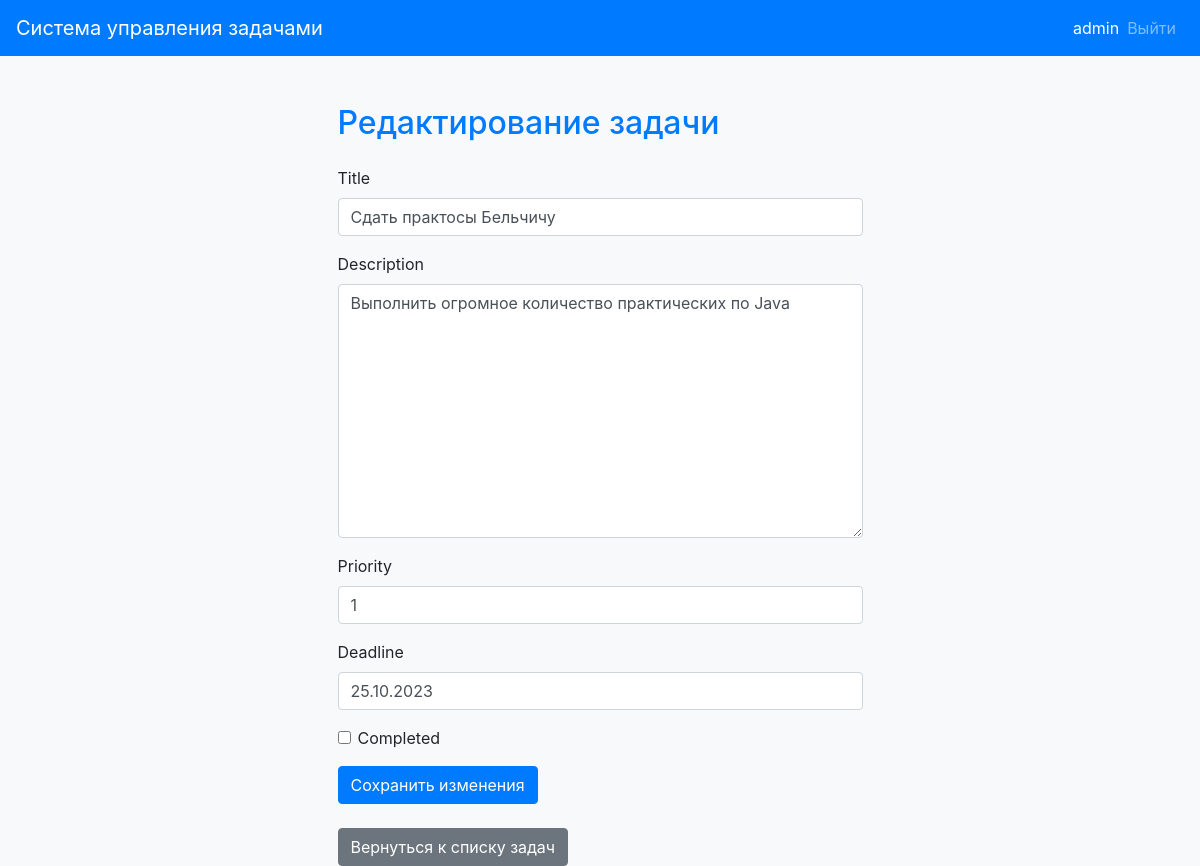
/task/edit/1/ (signed in), run on the app's committed database.
### todos/models.py (models this page shows, shortened)
class Task(models.Model):
    user = models.ForeignKey(User, on_delete=models.CASCADE)
    title = models.CharField(max_length=200)
    description = models.TextField()
    priority = models.IntegerField(default=1)
    deadline = models.DateField()
    completed = models.BooleanField(default=False)

### todos/views.py (the view)
# urls.py: path('task/edit/<int:pk>/', views.task_edit, name='task_edit'),
@login_required
def task_edit(request, pk):
    task = get_object_or_404(Task, pk=pk, user=request.user)
    if request.method == 'POST':
        form = TaskForm(request.POST, instance=task)
        if form.is_valid():
            form.save()
            return redirect('task_list')
    else:
        form = TaskForm(instance=task)
    return render(request, 'todos/task_edit.html', {'form': form})

### todos/forms.py
class TaskForm(forms.ModelForm):
    class Meta:
        model = Task
        fields = ['title', 'description', 'priority', 'deadline', 'completed']
        widgets = {
            'completed': forms.CheckboxInput(attrs={'class': 'form-check-input'}),
        }

### todos/templates/todos/task_edit.html (shortened to what this page needs)
{% extends 'todos/base.html' %}
{% load bootstrap4 %}
{% block content %}
    <div class="container mt-5">
        <div class="row justify-content-center">
            <div class="col-md-6">
                <h2 class="text-primary mb-4">Редактирование задачи</h2>
                <form method="post">
                    {% bootstrap_form form %}
                    <button type="submit" class="btn btn-primary">Сохранить изменения</button>
                </form>
                <br>
                <a href="{% url 'task_list' %}" class="btn btn-secondary">Вернуться к списку задач</a>
            </div>
        </div>
    </div>
{% endblock %}

### todos/templates/todos/base.html (shortened to what this page needs)
{% load bootstrap4 %}
<!DOCTYPE html>
<html lang="en">
<head>
    <link href="https://stackpath.bootstrapcdn.com/bootstrap/4.5.2/css/bootstrap.min.css" rel="stylesheet">
</head>
<body class="bg-light">
    <nav class="navbar navbar-expand-lg navbar-dark bg-primary">
        <a class="navbar-brand" href="{% url 'task_list' %}">Система управления задачами</a>
        <div class="collapse navbar-collapse" id="navbarNav">
            <ul class="navbar-nav ml-auto">
                <li class="nav-item">
                    {% if user.is_authenticated %}
                        <ul class="navbar-nav">
                            <li class="nav-item">
                                <span class="navbar-text text-white">{{ user }}</span>
                            </li>
                            <li class="nav-item">
                                <a class="nav-link" href="{% url 'user_logout' %}">Выйти</a>
                            </li>
                        </ul>
                    {% endif %}
                </li>
            </ul>
        </div>
    </nav>
    <div class="container mt-5">
        {% block content %}
        {% endblock %}
    </div>
</body>
</html>

### data on the page
Task: title "Сдать практосы Бельчичу", description "Выполнить огромное количество практических по Java", priority "1", deadline "25.10.2023"

### other printed values
{{ user }} "admin"
